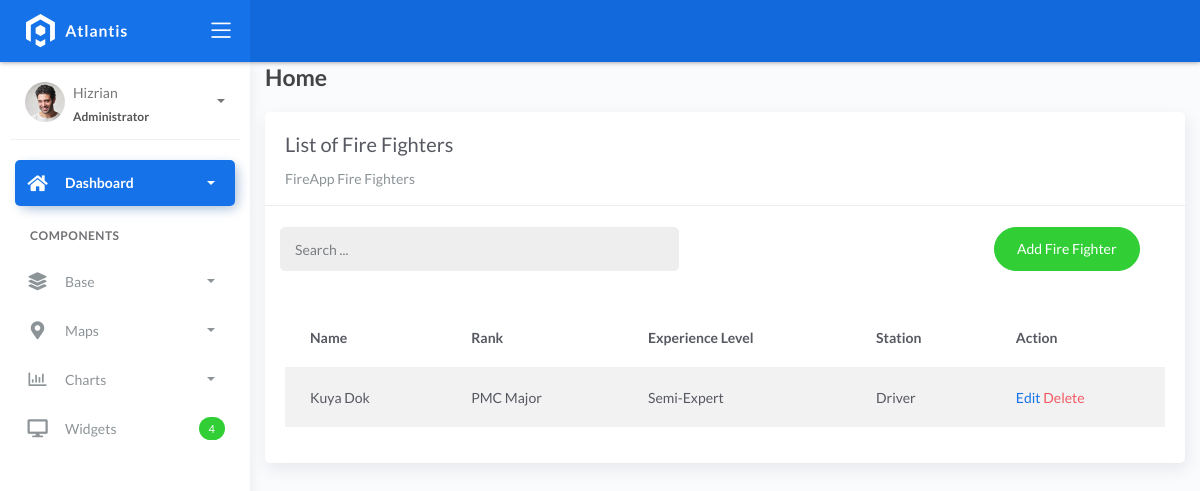
The page /firefighterlist on the database as committed earlier.
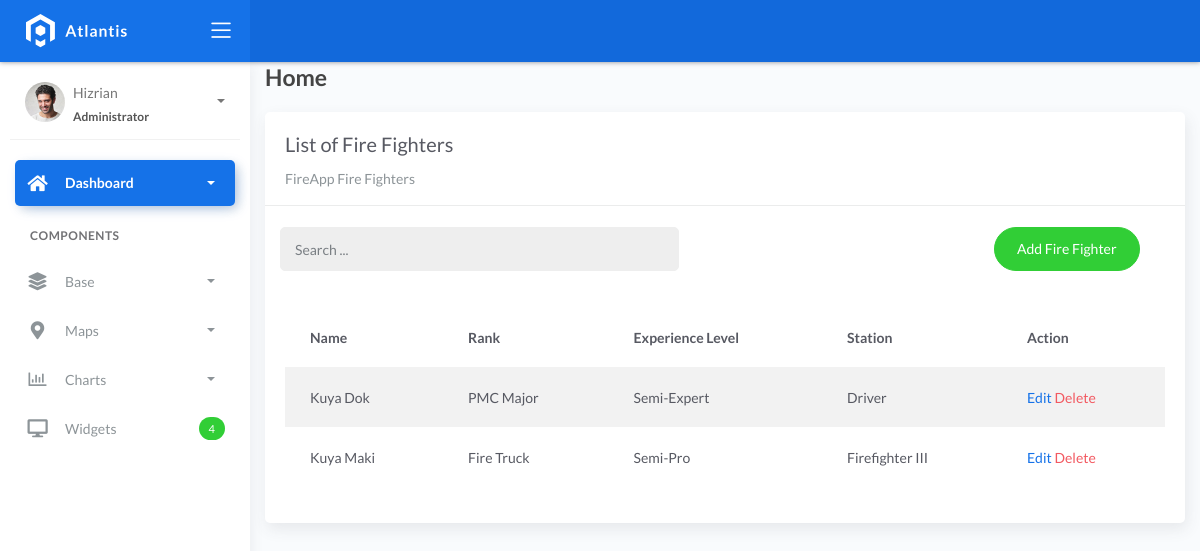
The same page on the database as committed later.
### fire/models.py (models this page shows, shortened)
class BaseModel(models.Model):
    created_at = models.DateTimeField(auto_now_add=True, db_index=True)
    updated_at = models.DateTimeField(auto_now=True)
    class Meta:
        abstract = True

class Firefighters(BaseModel):
    XP_CHOICES = (
        ('Probationary Firefighter', 'Probationary Firefighter'),
        ('Firefighter I', 'Firefighter I'),
        ('Firefighter II', 'Firefighter II'),
        ('Firefighter III', 'Firefighter III'),
        ('Driver', 'Driver'),
        ('Captain', 'Captain'),
        ('Battalion Chief', 'Battalion Chief'),)
    name = models.CharField(max_length=150)
    rank = models.CharField(max_length=150)
    experience_level = models.CharField(max_length=150)
    station = models.CharField(
        max_length=45, null=True, blank=True, choices=XP_CHOICES)

### fire/views.py (the view)
# urls.py: path('firefighterlist', FireFighterList.as_view(), name='firefighter-list'),
class FireFighterList(ListView):
    model = Firefighters
    context_object_name = 'firefighters'
    template_name = "firefighterslist.html"
    paginate_by = 5
    def get_queryset(self, *args, **kwargs):
        qs = super(FireFighterList, self).get_queryset(*args, **kwargs)
        if self.request.GET.get("q") != None:
            query = self.request.GET.get('q')
            qs = qs.filter(Q(name__icontains=query) |
            Q(rank__icontains=query) | Q(experience_level__icontains=query) | Q(station__icontains=query))
        return qs

### templates/firefighterslist.html (shortened to what this page needs)
{% extends 'base.html' %} {% load static %} {% block content %}
<div class="content">
    <div class="container-fluid">
        <h4 class="page-title">Home</h4>
        <div class="row">
            <div class="col-md-12">
                <div class="card">
                    <div class="card-header">
                        <div class="card-title">List of Fire Fighters</div>
                        <div class="card-category">FireApp Fire Fighters</div>
                    </div>
                    <br>
                        <div class="col-md-12 row">
                            <div class="col-md-6">
                                <form action="" class="navbar-left navbar-form nav-search mr-md-3" action="{% url 'firefighter-list' %}">
                                    <div class="input-group">
                                        <input type="text" placeholder="Search ..." class="form-control" name="q">
                                        <div class="input-group-append">
                                        <span class="input-group-text">
                                        </span>
                                        </div>
                                    </div>
                                </form>
                            </div>
                            <div class="col-md-6">
                                <div class="pull-right">
                                    <a href="{% url 'firefighter-add' %}" class="btn btn-success btn-rounded">Add Fire Fighter</a>
                                </div>
                            </div>
                        </div>
                    <div class="card-body">
                        <table class="table table-striped mt-3">
                            <thead>
                                <tr>
                                    <th scope="col">Name</th>
                                    <th scope="col">Rank</th>
                                    <th scope="col">Experience Level</th>
                                    <th scope="col">Station</th>
                                    <th scope="col">Action</th>
                                </tr>
                            </thead>
                            <tbody>
                                {% for object in object_list %}
                                <tr>
                                    <td>{{ object.name }}</td>
                                    <td>{{ object.rank }}</td>
                                    <td>{{ object.experience_level }}</td>
                                    <td>{{ object.station }}</td>
                                    <td>
                                        <a href="firefighterlist/{{ object.id }}">Edit</a>
                                        <a href="firefighterlist/{{ object.id }}/delete" class="text-danger">Delete</a>
                                    </td>
                                </tr>
                                {% empty %}
                                <tr>
                                    <td colspan="4" style="text-align: center">
                                    <p class="text-sm font-weight-bold mb-0">No Records Found</p>
                                    </td>
                                </tr>
                                {% endfor %}
                            </tbody>
                        </table>
                    </div>
                </div>
            </div>
        </div>
    </div>
</div>
{% endblock %}

Rows that differ between the two databases and show on the page:
added Firefighters: name "Kuya Maki", rank "Fire Truck", experience_level "Semi-Pro", station "Firefighter III"
